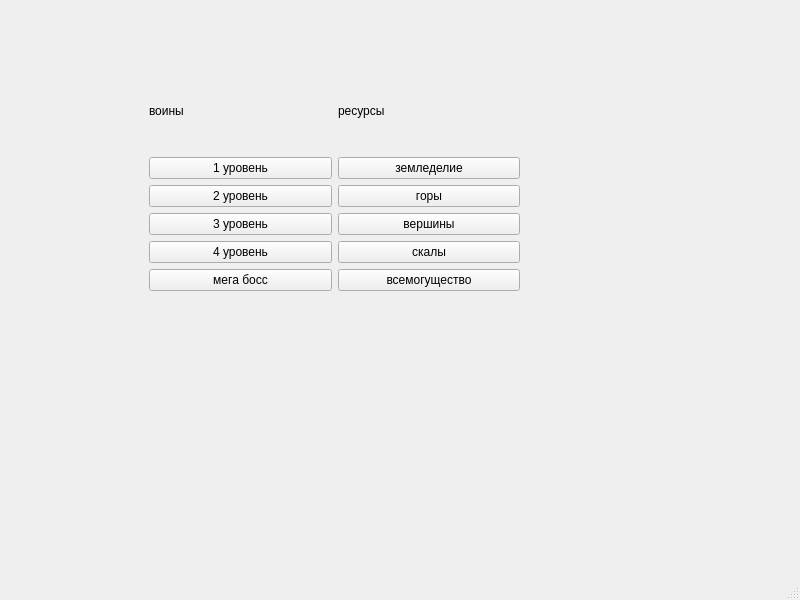
<?xml version="1.0" encoding="UTF-8"?>
<ui version="4.0">
 <class>MainWindow</class>
 <widget class="QMainWindow" name="MainWindow">
  <property name="geometry">
   <rect>
    <x>0</x>
    <y>0</y>
    <width>800</width>
    <height>600</height>
   </rect>
  </property>
  <property name="windowTitle">
   <string>MainWindow</string>
  </property>
  <widget class="QWidget" name="centralwidget">
   <widget class="QWidget" name="gridLayoutWidget">
    <property name="geometry">
     <rect>
      <x>149</x>
      <y>70</y>
      <width>371</width>
      <height>221</height>
     </rect>
    </property>
    <layout class="QGridLayout" name="gridLayout">
     <item row="5" column="1">
      <widget class="QPushButton" name="pushButton_10">
       <property name="text">
        <string>всемогущество</string>
       </property>
      </widget>
     </item>
     <item row="3" column="1">
      <widget class="QPushButton" name="pushButton_8">
       <property name="text">
        <string>вершины</string>
       </property>
      </widget>
     </item>
     <item row="4" column="0">
      <widget class="QPushButton" name="pushButton_4">
       <property name="text">
        <string>4 уровень</string>
       </property>
      </widget>
     </item>
     <item row="2" column="1">
      <widget class="QPushButton" name="pushButton_7">
       <property name="text">
        <string>горы</string>
       </property>
      </widget>
     </item>
     <item row="0" column="0">
      <widget class="QLabel" name="label">
       <property name="text">
        <string>воины</string>
       </property>
      </widget>
     </item>
     <item row="4" column="1">
      <widget class="QPushButton" name="pushButton_9">
       <property name="text">
        <string>скалы</string>
       </property>
      </widget>
     </item>
     <item row="1" column="1">
      <widget class="QPushButton" name="pushButton_6">
       <property name="text">
        <string>земледелие</string>
       </property>
      </widget>
     </item>
     <item row="2" column="0">
      <widget class="QPushButton" name="pushButton_2">
       <property name="text">
        <string>2 уровень</string>
       </property>
      </widget>
     </item>
     <item row="1" column="0">
      <widget class="QPushButton" name="pushButton">
       <property name="text">
        <string>1 уровень</string>
       </property>
      </widget>
     </item>
     <item row="0" column="1">
      <widget class="QLabel" name="label_2">
       <property name="text">
        <string>ресурсы</string>
       </property>
      </widget>
     </item>
     <item row="5" column="0">
      <widget class="QPushButton" name="pushButton_5">
       <property name="text">
        <string>мега босс</string>
       </property>
      </widget>
     </item>
     <item row="3" column="0">
      <widget class="QPushButton" name="pushButton_3">
       <property name="text">
        <string>3 уровень</string>
       </property>
      </widget>
     </item>
    </layout>
   </widget>
  </widget>
  <widget class="QMenuBar" name="menubar">
   <property name="geometry">
    <rect>
     <x>0</x>
     <y>0</y>
     <width>800</width>
     <height>21</height>
    </rect>
   </property>
  </widget>
  <widget class="QStatusBar" name="statusbar"/>
 </widget>
 <resources/>
 <connections/>
</ui>
